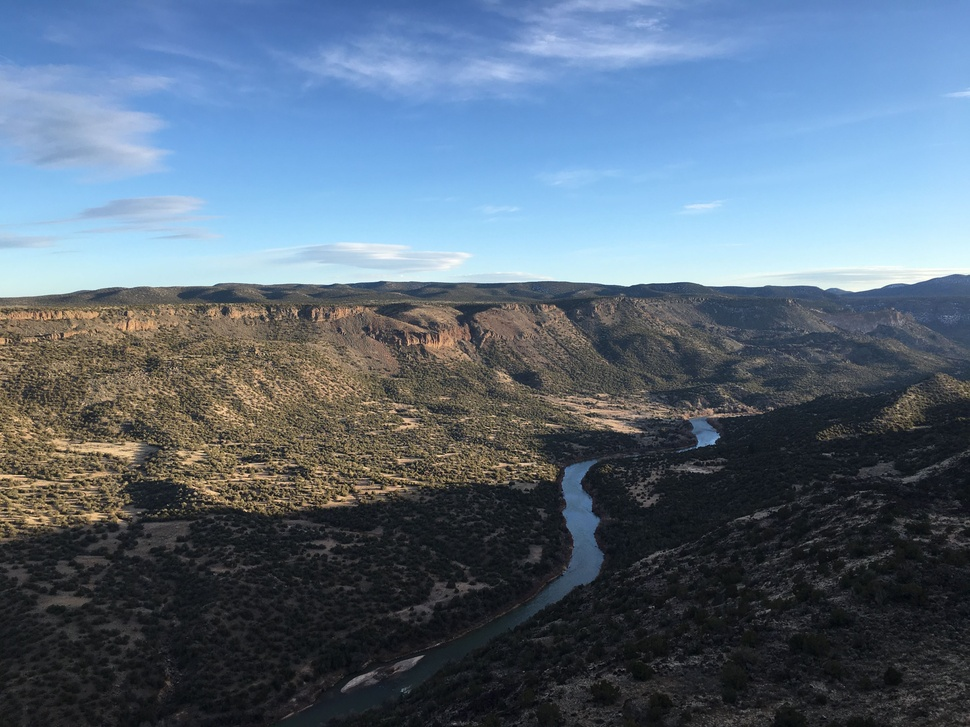
#> input picture Automation_at_its_finest/ImageJ_Macros/IMG_1761 - Copy - Copy.JPG, 970 x 727 px, shrunk from 4032 x 3024 before the run; its folder holds only this picture in this run
$ python -i Jump_Calculator.py   (imports and definitions only)
#> lines starting #> are read from the running program, lines starting #| are printed output that depends on the picture; after the words box and inside, x2 and y2 are one past the last pixel; in counts of white or black regions, pixels touching at a corner belong together
#> further down, picture is the input picture: shape (727, 970, 3); mean B, G, R 123.6, 106.3, 89.6
# -*- coding: utf-8 -*-
"""
Created on Tue Mar  5 08:34:17 2024

@author: rlb8
"""

import cv2
import numpy as np
import csv
import glob
import re
import time
import math
import matplotlib.pyplot as plt
import os

tic = time.time()

def find_discontinuities(image):
    # Convert the image to grayscale
    gray = cv2.cvtColor(image, cv2.COLOR_BGR2GRAY)
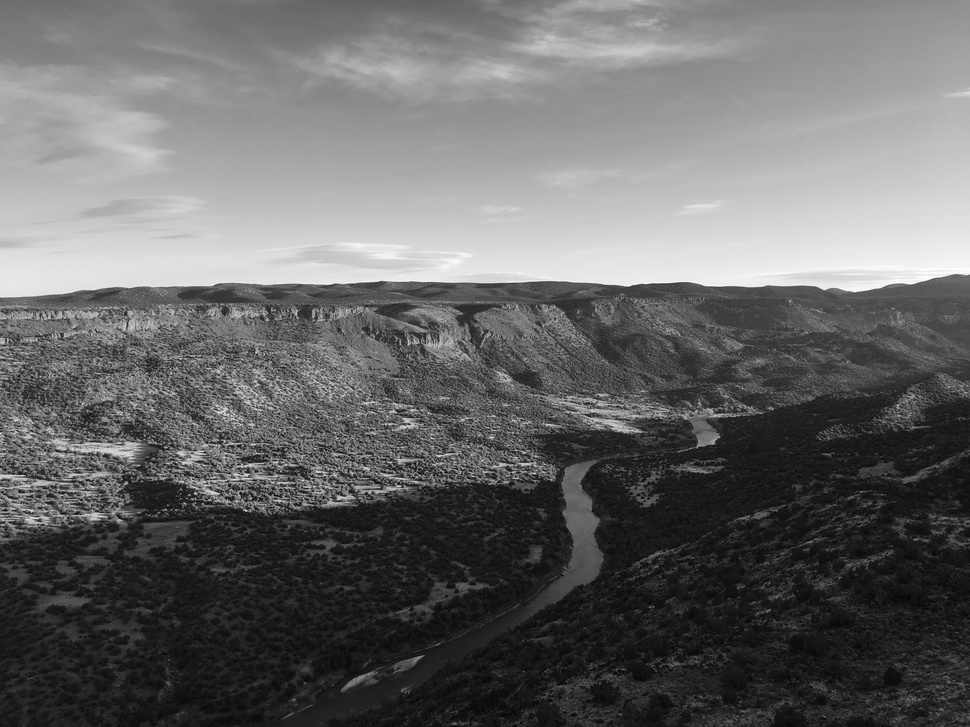
#> gray: shape (727, 970); min 1, max 254, mean 103.2

    # Apply Canny edge detection
    edges = cv2.Canny(gray, 50, 150, apertureSize=3)
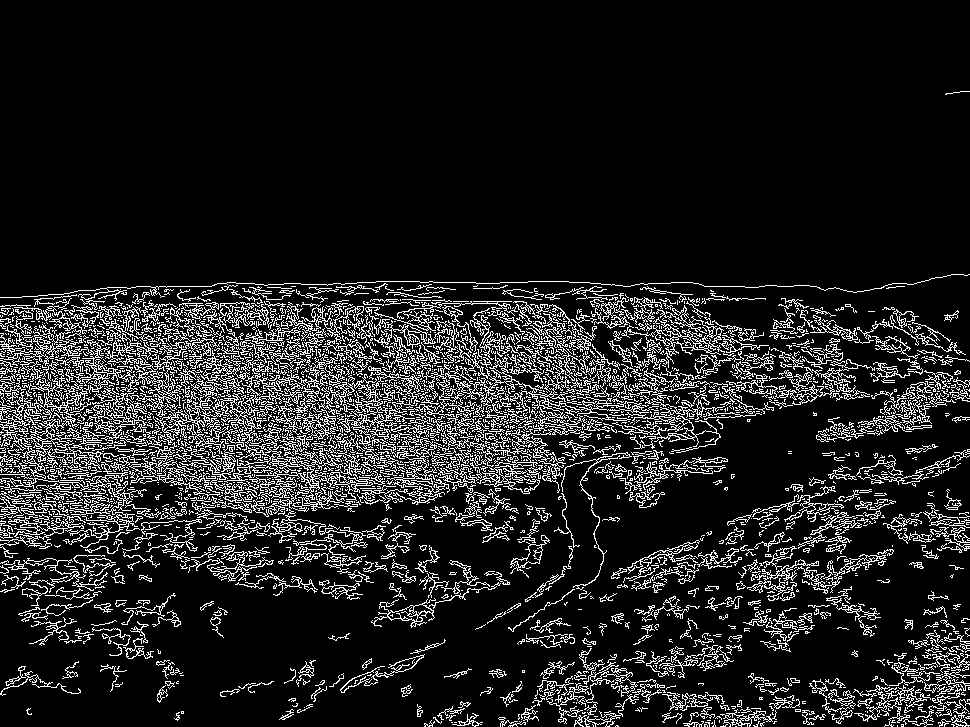
#> edges: shape (727, 970); 12.7% white in thin lines or dots, all inside (x1, y1, x2, y2) = (0, 91, 970, 727)

    # Find contours in the image
    contours, _ = cv2.findContours(edges, cv2.RETR_EXTERNAL, cv2.CHAIN_APPROX_SIMPLE)
#> contours = 2647 contours, 2344 with area under 20; largest, box (x1, y1, x2, y2) and area: (224, 439, 385, 517) 2234, (0, 324, 223, 417) 1929, (155, 388, 282, 445) 1345, (431, 328, 659, 433) 1267, (0, 378, 119, 472) 1253

    # Calculate the bounding box for each contour
    discontinuities = []
    for contour in contours:
        x, y, w, h = cv2.boundingRect(contour)
        discontinuities.append((w, h))
#> this loop made 2647 passes
#> (x, y, w, h) on passes 3, 4, 6: (615, 725, 4, 2), (951, 724, 4, 3), (720, 724, 8, 3)
#> after the loop, discontinuities = 2647 pairs, first value 1 to 970, second value 1 to 138

    return discontinuities

# [82 lines left out: functions extract_step_numbers, plot_histogram, calculate_statistics, process_image, save_to_csv, not called in this run]


# [27 lines not run here, left out]

toc = time.time()
# [1 line not run here, left out]

>>> import cv2
>>> picture = cv2.imread('Automation_at_its_finest/ImageJ_Macros/IMG_1761 - Copy - Copy.JPG')
>>> result = find_discontinuities(picture)
#> result has the same summary as discontinuities in find_discontinuities
